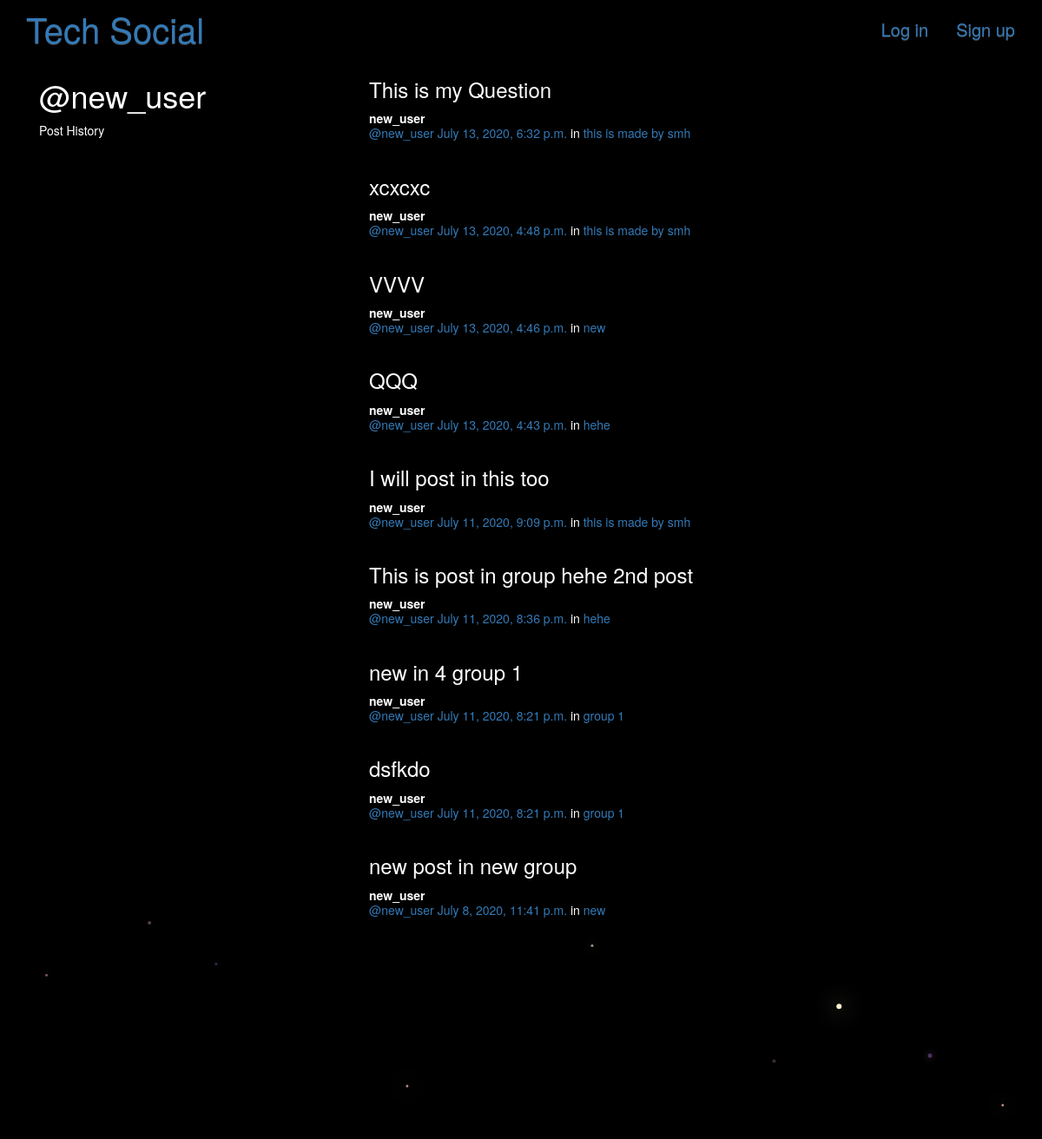
Page /posts/by/new_user/ (upper part) on the earlier database version.
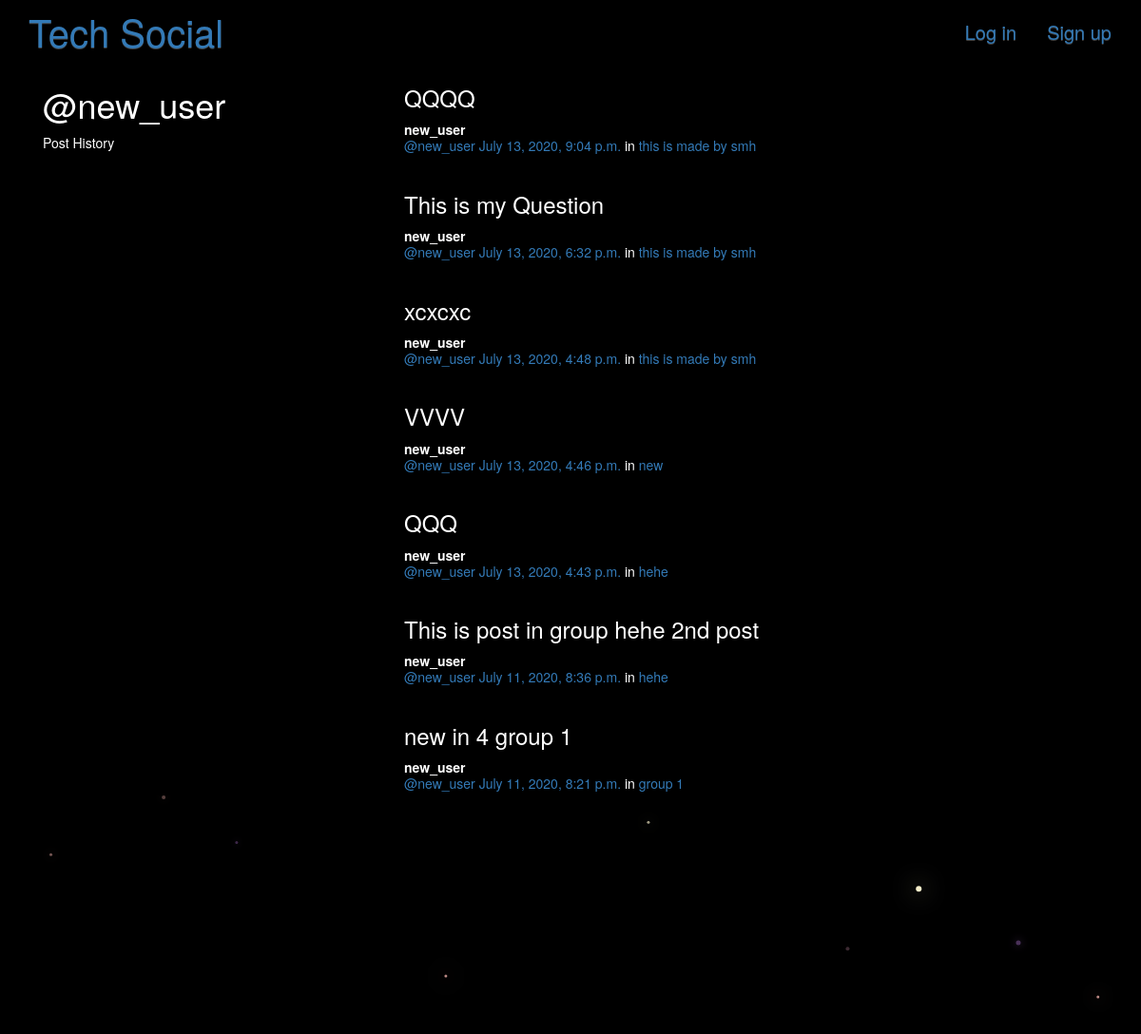
Same page on the later database version.
### posts/models.py (models this page shows, shortened)
class Post(models.Model):
    user = models.ForeignKey(User, related_name="posts",on_delete=models.CASCADE)
    created_at = models.DateTimeField(auto_now=True)
    question = models.CharField(max_length=255)
    description=models.TextField(blank=True, default='')
    description_html = models.TextField(editable=False)
    group = models.ForeignKey(Group, related_name="posts",null=True, blank=True,on_delete=models.CASCADE,)
    class Meta:
        ordering = ["-created_at"]
        unique_together = ["user", "question"]

### groups/models.py (models this page shows, shortened)
class Group(models.Model):
    name = models.CharField(max_length=255, unique=True)
    slug = models.SlugField(allow_unicode=True, unique=True)
    description = models.TextField(blank=True, default='')
    description_html = models.TextField(editable=False, default='', blank=True)
    members = models.ManyToManyField(User,through="GroupMember")
    class Meta:
        ordering = ["name"]

### posts/views.py (the view)
# urls.py: url(r"by/(?P<username>[-\w]+)/$",views.UserPosts.as_view(),name="for_user"),
class UserPosts(generic.ListView):
    model = models.Post
    template_name = "posts/user_post_list.html"
    def get_queryset(self):
        try:
            self.post_user = User.objects.prefetch_related("posts").get(
                username__iexact=self.kwargs.get("username")
            )
        except User.DoesNotExist:
            raise Http404
        else:
            return self.post_user.posts.all()
    def get_context_data(self, **kwargs):
        context = super().get_context_data(**kwargs)
        context["post_user"] = self.post_user
        return context

### posts/templates/posts/user_post_list.html (shortened to what this page needs)
{% extends "posts/post_base.html" %}
{% block content %}
<div class="col-md-4">
	<h1>@{{ post_user.username }}</h1>
	<p>Post History</p>
</div>
<div class="col-md-8" >
	{% for post in post_list %}
	<div class="post media" >
		<h3>{{ post.question }}</h3>
		<div class="media-body">
			<strong>{{ post.user.username }}</strong>
			<h5 class="media-heading">
				<span class="username"><a href="{% url 'posts:for_user' username=post.user.username %}">@{{ post.user.username }}</a></span>
				<time class="time"><a href="{% url 'posts:single' username=post.user.username pk=post.pk %}">{{ post.created_at }}</a></time>
				{% if post.group %}
				<span class="group-name">in <a href="#">{{ post.group.name }}</a></span>
				{% endif %}
			</h5>
		</div>
	</div>
	{% endfor %}
</div>
{% endblock %}

Differences in the rows shown:
removed Post: question "I will post in this too", user.username "new_user", created_at "July 11, 2020, 9:09 p.m.", group.name "this is made by smh"
removed Post: question "dsfkdo", user.username "new_user", created_at "July 11, 2020, 8:21 p.m.", group.name "group 1"
removed Post: question "new post in new group", user.username "new_user", created_at "July 8, 2020, 11:41 p.m.", group.name "new"
added Post: question "QQQQ", user.username "new_user", created_at "July 13, 2020, 9:04 p.m.", group.name "this is made by smh"
